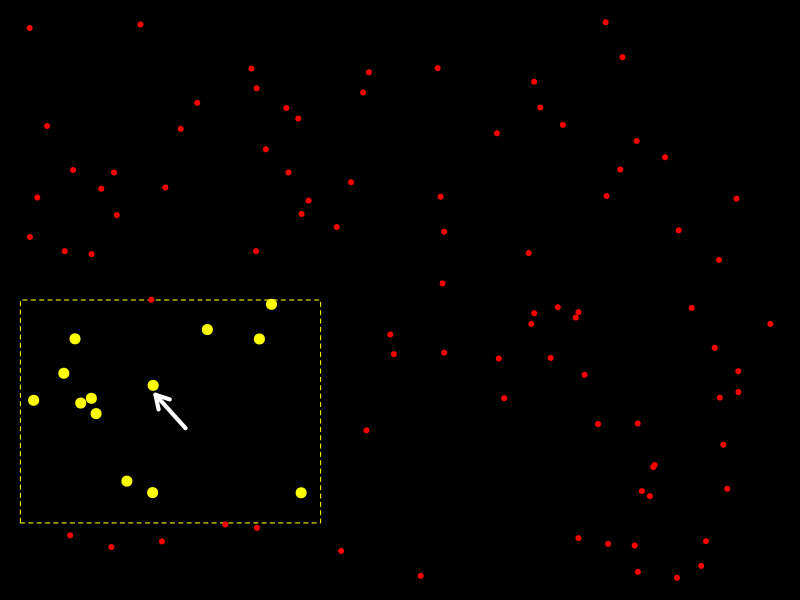

This chart was generated by the following R code:
xx = runif(100)
yy = runif(100)
mousemove <- function(buttons, x, y) {
    r = 0.2
    idx = (x - r < xx & xx < x + r) & (y - r < yy & yy < y +
        r)
    plot(xx, yy, type = "n")
rect(-1,-1,2,2,col='black')
# a rectangle around the cursor
    rect(x - r, y - r, x + r, y + r, border = "yellow", lty = 2)
    points(xx[idx], yy[idx], col = "yellow", cex = 2)
    points(xx[!idx], yy[!idx], col = "red")
    NULL
}
mousedown <- function(buttons, x, y) {
    "Done"
}
par(mar = rep(0, 4), pch = 20)
if (interactive()) {
    plot(xx, yy, type = "n")
    getGraphicsEvent("Click mouse to exit", onMouseDown = mousedown,
                     onMouseMove = mousemove)
}
mousemove(, 0.2, 0.3)
arrows(0.22, 0.27, 0.18, 0.33, 0.15, lwd = 4, col = "white")
